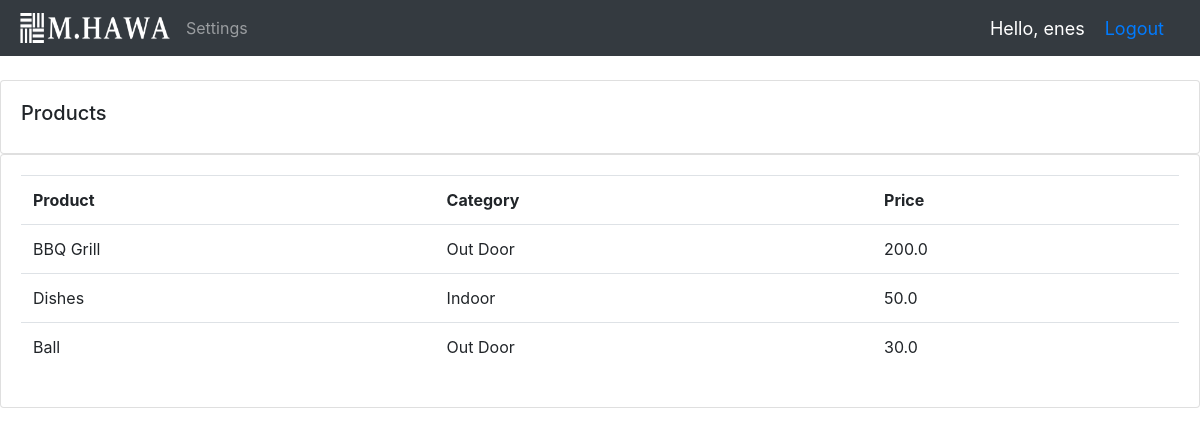
/products/ (signed in), run on the app's committed database.
### accounts/models.py (models this page shows)
class Product(models.Model):
    CATEGORY = (
        ('Indoor', 'Indoor'),
        ('Out Door', 'Out Door'),
    )
    name = models.CharField(max_length=100)
    price = models.FloatField(null=True)
    category = models.CharField(max_length=50, null=True, choices=CATEGORY)
    description = models.TextField(max_length=200, null=True, blank=True)
    date_created = date_created = models.DateTimeField(auto_now_add=True, null=True)
    tags = models.ManyToManyField(Tag)
    def __str__(self):
        return self.name

### accounts/views.py (the view)
# urls.py: path('products/', views.products, name='products'),
@login_required(login_url='login')
def products(request):
    products = Product.objects.all()
    context = {'products': products}
    return render(request, 'accounts/products.html', context)

### accounts/templates/accounts/products.html
{%  extends 'base.html' %}
{% block content %}
		<br>
		<div class="row">
			<div class="col-md">
				<div class="card card-body">
					<h5>Products</h5>
				</div>
				<div class="card card-body">
					<table class="table">
						<tr>
							<th>Product</th>
							<th>Category</th>
							<th>Price</th>
						</tr>
						{% for i in products %}
							<tr>
								<td>{{i}}</td>
								<td>{{i.category}}</td>
								<td>{{i.price}}</td>
							</tr>
						{% endfor %}
					</table>
				</div>
			</div>
		</div>
{% endblock content %}

### templates/navbar.html (shortened to what this page needs)
{% load static %}
<!DOCTYPE html>
<html lang="en">
<head>
    <link rel="stylesheet" href="https://cdn.jsdelivr.net/npm/bootstrap@4.3.1/dist/css/bootstrap.min.css">
</head>
<body>
  <nav class="navbar navbar-expand-lg navbar-dark bg-dark">
    <img src="{% static 'images/logo.png' %}" class="ml-1 mr-2" width="150" height="30">
    <div class="collapse navbar-collapse" id="navbarNav">
      <ul class="navbar-nav">
        {% if request.user.is_staff %}
        <li class="nav-item active">
          <a class="nav-link" href="{% url 'home' %}">Dashboard</a>
        </li>
        <li class="nav-item">
          <a class="nav-link" href="{% url 'products' %}">Products</a>
        </li>
        {% else %}
        <li class="nav-item">
          <a class="nav-link" href="{% url 'account' %}">Settings</a>
        </li>
        {% endif %}
      </ul>
    </div>
    <span class="hello-msg">Hello, {{request.user}}</span>
    <span class="hello-msg"><a href="{% url 'logout' %}" >Logout</a></span>
  </nav>
</body>
</html>

### static/css/main.css (style rules this page uses)
body { background-color: #ebeff5; }

### templates/navbar.html (style rules this page uses)
.hello-msg { font-size: 18px; color: #fff; margin-right: 20px; }

### data on the page
Product: name "BBQ Grill", category "Out Door", price "200.0"
Product: name "Dishes", category "Indoor", price "50.0"
Product: name "Ball", category "Out Door", price "30.0"

### other printed values
{{ request.user }} "enes"
